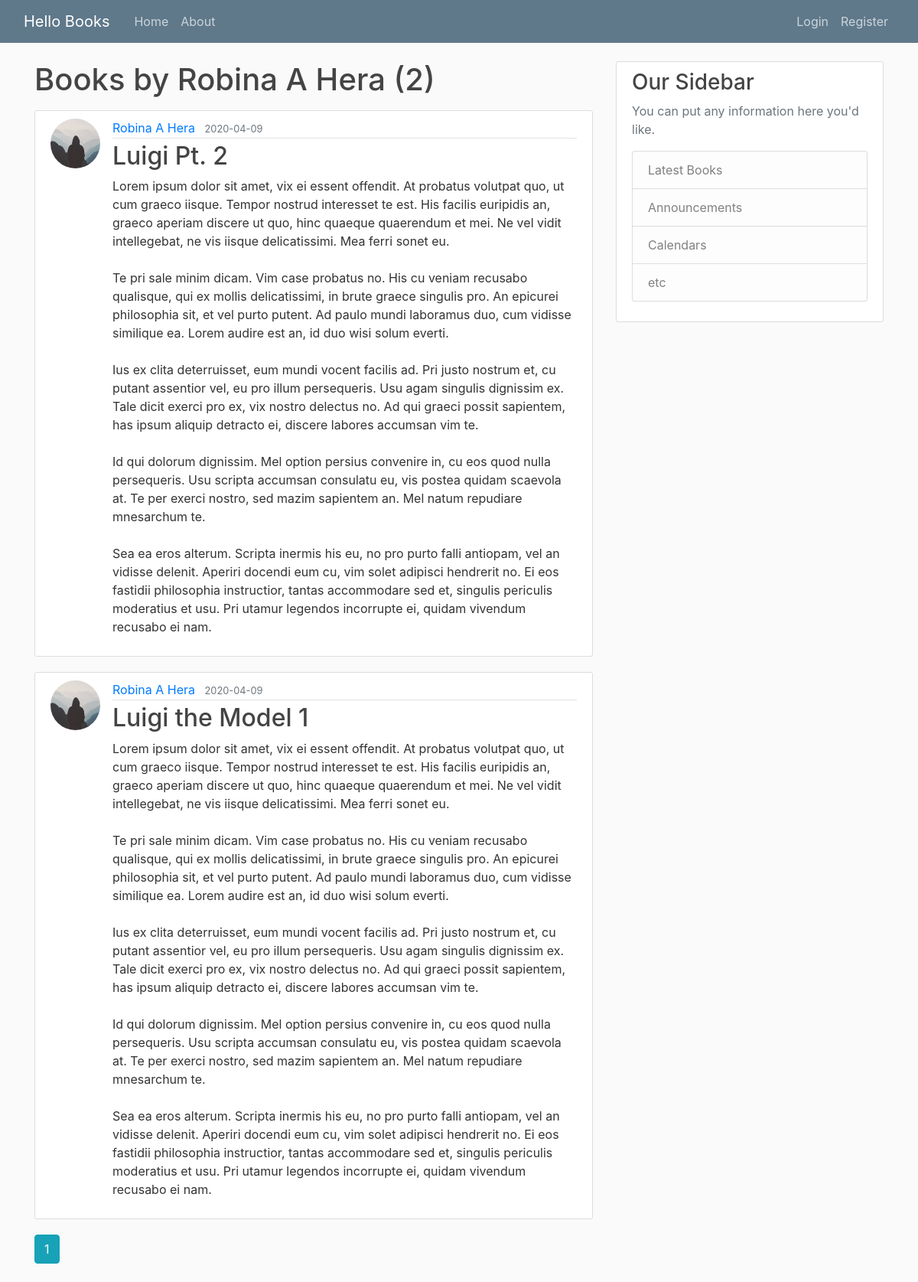
Page /user/Robina A Hera on the committed database.
### V1.1/helloBooks/models.py (models this page shows, shortened)
class User(db.Model, UserMixin):
    id = db.Column(db.Integer, primary_key=True)
    username = db.Column(db.String(20), unique=True, nullable=False)
    email = db.Column(db.String(120), unique=True, nullable=False)
    image_file = db.Column(db.String(20), nullable=False, default='default.jpg')
    password = db.Column(db.String(60),  nullable=False)
    books = db.relationship('Book', backref='author', lazy=True)

class Book(db.Model):
    id = db.Column(db.Integer, primary_key=True)
    title = db.Column(db.String(100), nullable=False)
    content = db.Column(db.Text, nullable=False)
    date_posted = db.Column(db.DateTime, nullable=False, default=datetime.utcnow)
    user_id = db.Column(db.Integer, db.ForeignKey('user.id'), nullable=False)

### V1.1/helloBooks/routes.py (the view)
@app.route("/user/<string:username>")
def user_books(username):
    page = request.args.get('page', 1, type=int)
    user = User.query.filter_by(username=username).first_or_404()
    books = Book.query.filter_by(author=user).order_by(Book.date_posted.desc()).paginate(page=page, per_page=5)
    return render_template('user_books.html', books=books, user=user)

### V1.1/helloBooks/templates/user_books.html (shortened to what this page needs)
{% extends "base.html" %}
  {% block content %}
    <h1 class="mb-3">Books by {{ user.username }} ({{ books.total }})</h1>
    {% for book in books.items %}
        <article class="media content-section">
          <img src="{{ url_for('static', filename='profile_pics/' + book.author.image_file)}}" alt="" class="rounded-circle article-img">
          <div class="media-body">
            <div class="article-metadata">
              <a class="mr-2" href="{{ url_for('user_books', username=book.author.username) }}">{{ book.author.username }}</a>
              <small class="text-muted">{{ book.date_posted.strftime('%Y-%m-%d') }}</small>
            </div>
            <h2><a class="article-title" href="{{ url_for('book', book_id=book.id) }}">{{ book.title }}</a></h2>
            <p class="article-content">{{ book.content }}</p>
          </div>
      </article>
  {% endfor %}
  {% for page_num in books.iter_pages(left_edge=1, right_edge=1, left_current=1, right_current=2) %}
      {% if page_num %}
        {% if books.page == page_num %}
          <a href="{{ url_for('user_books', username=user.username, page=page_num) }}" class="btn btn-info mb-4">{{page_num }}</a>
        {% else %}
        <a href="{{ url_for('user_books',username=user.username, page=page_num) }}" class="btn btn-outline-info mb-4">{{page_num }}</a>
        {% endif %}
      {% endif %}
  {% endfor %}
  {% endblock content %}

### V1.1/helloBooks/static/main.css (style rules this page uses)
body { background: #fafafa; color: #333333; margin-top: 5rem; }
h1, h2, h3, h4, h5, h6 { color: #444444; }
.content-section { background: #ffffff; padding: 10px 20px; border: 1px solid #dddddd; border-radius: 3px; margin-bottom: 20px; }
.article-title { color: #444444; }
.article-content { white-space: pre-line; }
.article-img { height: 65px; width: 65px; margin-right: 16px; }
.article-metadata { padding-bottom: 1px; margin-bottom: 4px; border-bottom: 1px solid #e3e3e3 }

### rows in the picture
User: username "Robina A Hera"
Book: image_file (placeholder picture), author.username "Robina A Hera", date_posted "2020-04-09", title "Luigi Pt. 2", content "Lorem ipsum dolor sit amet, vix ei essent offendit. At probatus volutpat quo, ut cum graeco iisque. Tempor nostrud interesset te est. His facilis euripidis an, graeco aperiam discere ut quo, hinc quaeque quaerendum et mei. Ne vel vidit intellegebat, ne vis iisque delicatissimi. Mea ferri sonet eu. Te pri sale minim dicam. Vim case probatus no. His cu veniam recusabo qualisque, qui ex mollis delicatissimi, in brute graece singulis pro. An epicurei philosophia sit, et vel purto putent. Ad paulo mundi laboramus duo, cum vidisse similique ea. Lorem audire est an, id duo wisi solum everti. Ius ex clita deterruisset, eum mundi vocent facilis ad. Pri justo nostrum et, cu putant assentior vel, eu…"
Book: image_file (placeholder picture), author.username "Robina A Hera", date_posted "2020-04-09", title "Luigi the Model 1", content "Lorem ipsum dolor sit amet, vix ei essent offendit. At probatus volutpat quo, ut cum graeco iisque. Tempor nostrud interesset te est. His facilis euripidis an, graeco aperiam discere ut quo, hinc quaeque quaerendum et mei. Ne vel vidit intellegebat, ne vis iisque delicatissimi. Mea ferri sonet eu. Te pri sale minim dicam. Vim case probatus no. His cu veniam recusabo qualisque, qui ex mollis delicatissimi, in brute graece singulis pro. An epicurei philosophia sit, et vel purto putent. Ad paulo mundi laboramus duo, cum vidisse similique ea. Lorem audire est an, id duo wisi solum everti. Ius ex clita deterruisset, eum mundi vocent facilis ad. Pri justo nostrum et, cu putant assentior vel, eu…"

### other values in the picture
{{ books.total }} "2"
{{ page_num }} "1"
